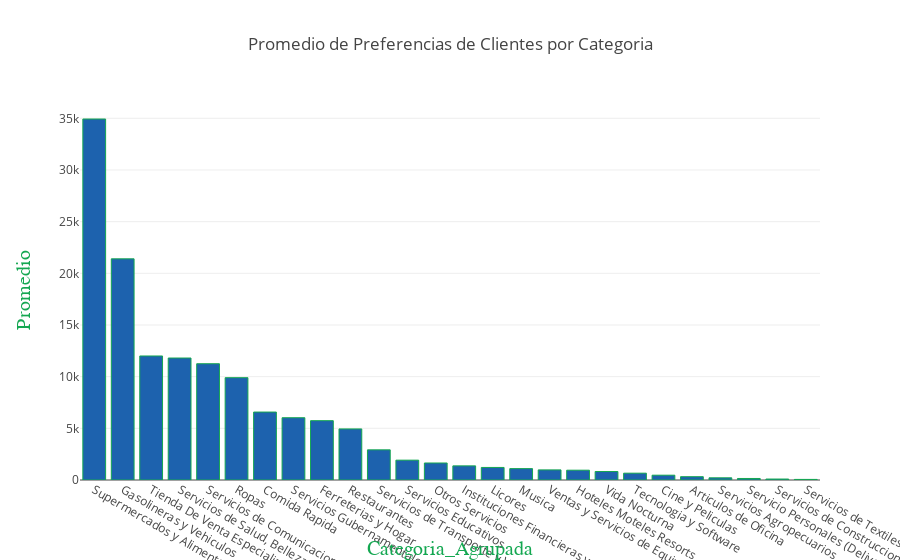

Notebook source saved alongside this figure:
### Markdown cell above
A continuación, fueron creados algunos graficos para visualizar las preferencias por categoria y tipo de tarjeta. Las cantidades fueron determinadas según el promedio de cantidad de clientes entre metricas. Aunque no puede ser usado para preferencias puntuales a clientes, si pueden ser utilizados con fines de análisis.

### Code cell
bar_plotly(dataframe=categoria_value_counts,dim="Categoria_Agrupada",value="Promedio"
           ,title="Promedio de Preferencias de Clientes por Categoria",show_text=True)

### Figure 1 — Plotly figure (JSON) as saved in the notebook; plotly's stock layout.template omitted (floating-point values rounded to 4 significant figures)
{"data": [{"marker": {"color": "#1D62AE", "line": {"color": "#14A751", "width": 1}}, "type": "bar", "uid": "57e08e2c-0673-4350-8742-d2773b3a89e1", "x": ["Supermercados y Alimentos", "Gasolineras y Vehiculos", "Tienda De Venta Especializada", "Servicios de Salud, Belleza y Recreacion", "Servicios de Comunicacion, Internet y Telecable", "Ropas", "Comida Rapida", "Servicios Gubernamentales", "Ferreterias y Hogar", "Restaurantes", "Servicios de Transporte y Viajes", "Servicios Educativos", "Otros Servicios", "Instituciones Financieras y Aseguradoras", "Licores", "Musica", "Ventas y Servicios de Equipos Electricos", "Hoteles Moteles Resorts", "Vida Nocturna", "Tecnologia y Software", "Cine y Peliculas", "Articulos de Oficina", "Servicios Agropecuarios", "Servicio Personales (Deliveries, etc.)", "Servicios de Construccion y Decoracion", "Servicios de Textiles e Imprenta"], "y": [34933, 21400.0, 12000.0, 11800.0, 11250.0, 9902.0, 6574.0, 6027.0, 5742.0, 4944.0, 2920.0, 1920.0, 1646.0, 1367.0, 1215.0, 1102, 977.4, 948.2, 820.2, 660, 465.2, 320.6, 211.6, 148.2, 92.8, 56.6]}], "layout": {"autosize": true, "title": {"text": "Promedio de Preferencias de Clientes por Categoria"}, "xaxis": {"showticklabels": true, "title": {"font": {"color": "#14A751", "family": "Myriad", "size": 20}, "text": "Categoria_Agrupada"}}, "yaxis": {"title": {"font": {"color": "#14A751", "family": "Myriad", "size": 20}, "text": "Promedio"}}}}
